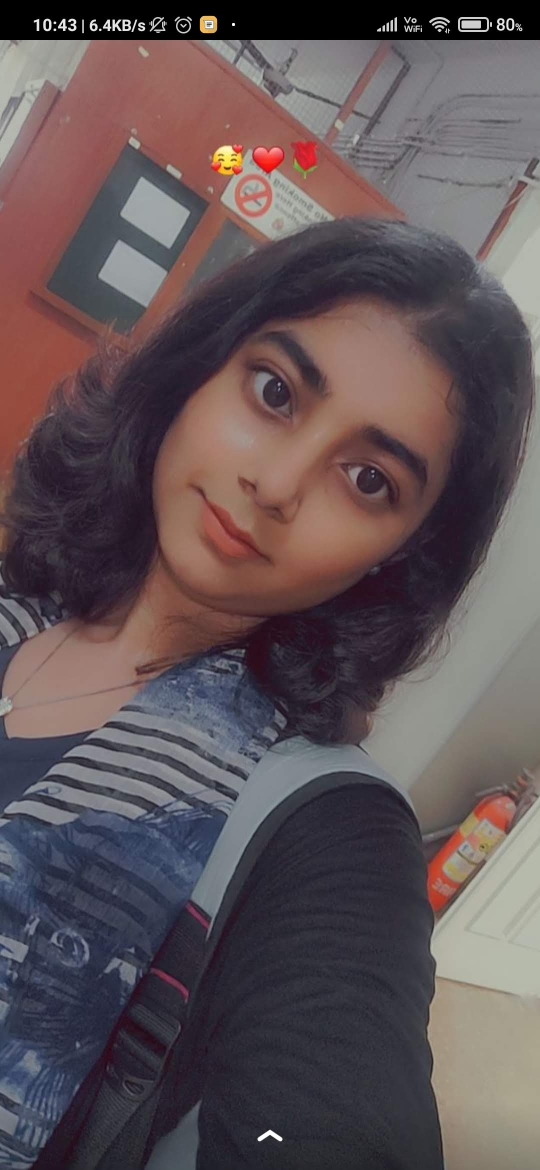
#> input picture static/fariii_prettyyy.jpg, 1080 x 2340 px (shown at 1/2 size)
$ jupyter execute intro_to_img.ipynb   (shell and % lines are left out)
#> lines starting #> are read from the running program, lines starting #| are printed output that depends on the picture
[cell 1]
from skimage import data, io
import matplotlib.pyplot as plt
import cv2

[cell 2]
img = io.imread('static/fariii_prettyyy.jpg')
#> img is the input picture: shape (2340, 1080, 3); mean R, G, B 96.1, 82.9, 86.1
img_red = img[:, :, 2]
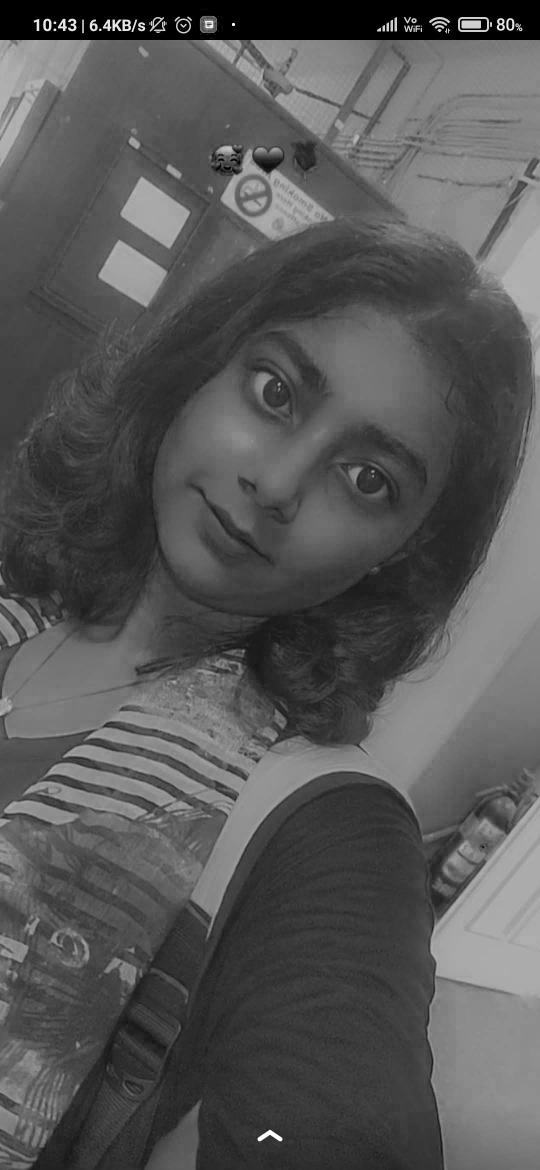
#> img_red: shape (2340, 1080) (shown at 1/2 size); min 0, max 255, mean 86.1
plt.figure(figsize=(12,19))
plt.imshow(img)

[cell 3]
img.shape
#> Out = (2340, 1080, 3)

[cell 4]
plt.imshow(cv2.resize(img, (1965, 3800)))
plt.savefig('prettier_fari.jpg')
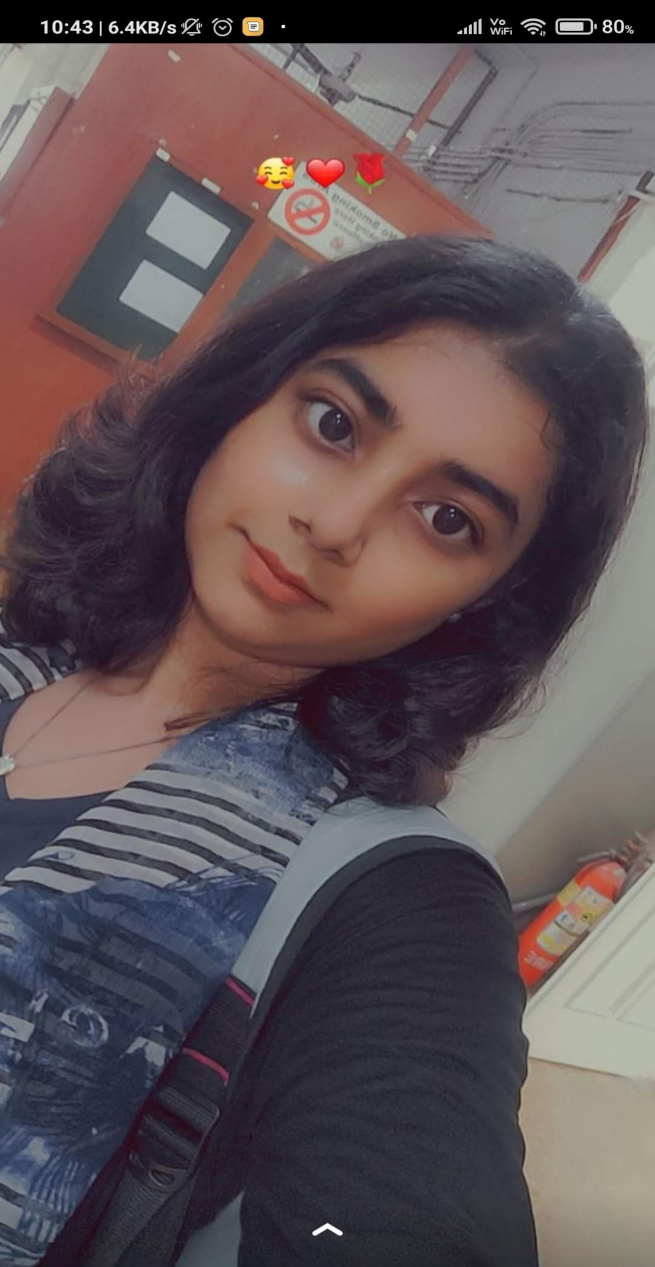
#> shown: shape (3800, 1965, 3) (shown at 1/3 size); mean R, G, B 96, 82.9, 86.1

$ run again, with static/bibi.jpeg copied over static/fariii_prettyyy.jpg
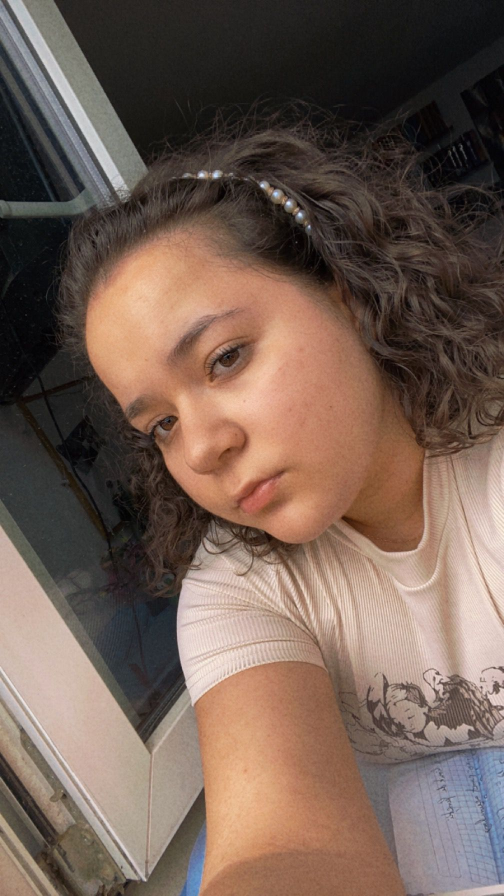
#> input picture static/bibi.jpeg, 1008 x 1792 px (shown at 1/2 size)
#> img is the input picture: shape (1792, 1008, 3); mean R, G, B 114.9, 94.6, 83.7
#> `img_red = img[:, :, 2]`:
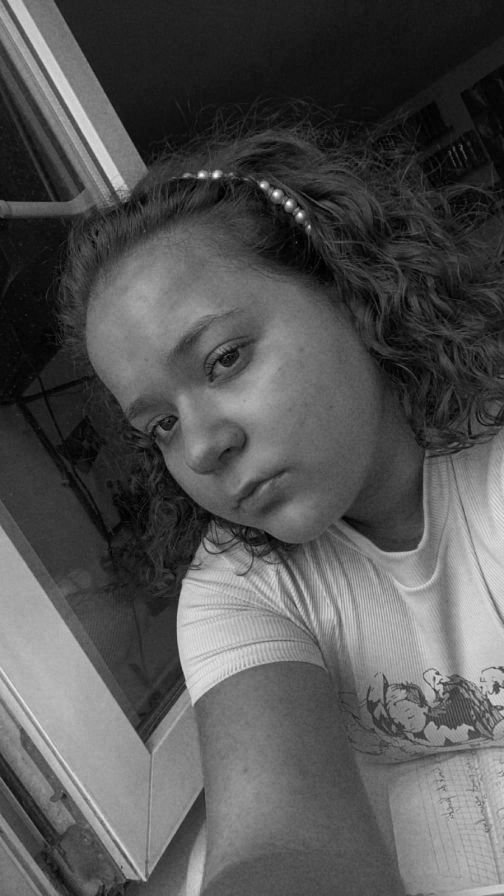
#> img_red: shape (1792, 1008) (shown at 1/2 size); min 0, max 255, mean 83.7
#> `plt.savefig('prettier_fari.jpg')`:
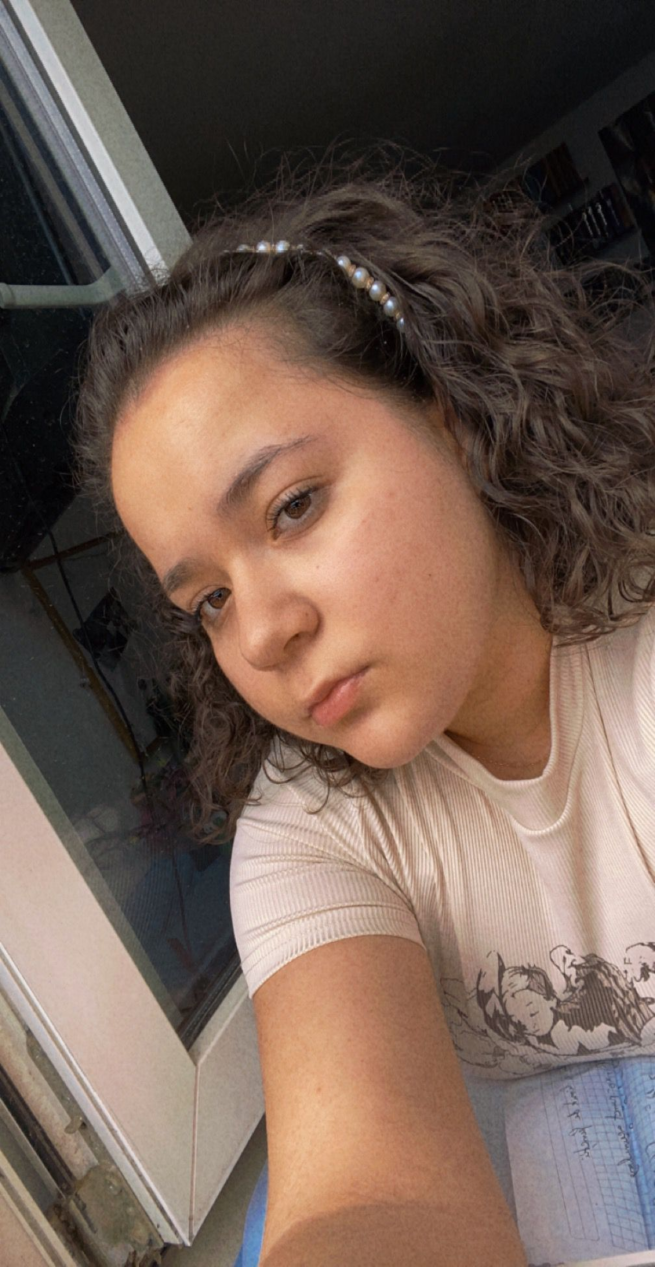
#> shown: shape (3800, 1965, 3) (shown at 1/3 size); mean R, G, B 114.8, 94.5, 83.6
